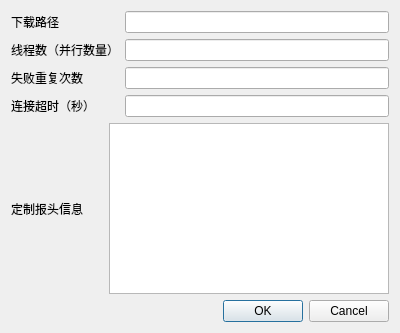
<?xml version="1.0" encoding="UTF-8"?>
<ui version="4.0">
 <class>SystemSetting</class>
 <widget class="QWidget" name="SystemSetting">
  <property name="geometry">
   <rect>
    <x>0</x>
    <y>0</y>
    <width>400</width>
    <height>333</height>
   </rect>
  </property>
  <property name="windowTitle">
   <string>系统设置</string>
  </property>
  <layout class="QVBoxLayout" name="verticalLayout_2">
   <item>
    <layout class="QVBoxLayout" name="verticalLayout">
     <item>
      <layout class="QHBoxLayout" name="horizontalLayout">
       <item>
        <layout class="QFormLayout" name="formLayout">
         <item row="0" column="0">
          <widget class="QLabel" name="downloadpath_label">
           <property name="text">
            <string>下载路径</string>
           </property>
          </widget>
         </item>
         <item row="0" column="1">
          <widget class="QLineEdit" name="downloadpath_lineedit"/>
         </item>
         <item row="1" column="0">
          <widget class="QLabel" name="threads_label">
           <property name="text">
            <string>线程数（并行数量）</string>
           </property>
          </widget>
         </item>
         <item row="1" column="1">
          <widget class="QLineEdit" name="threads_lineedit"/>
         </item>
         <item row="2" column="0">
          <widget class="QLabel" name="failedretrytimes_label">
           <property name="text">
            <string>失败重复次数</string>
           </property>
          </widget>
         </item>
         <item row="2" column="1">
          <widget class="QLineEdit" name="failedretrytimes_lineedit"/>
         </item>
         <item row="3" column="0">
          <widget class="QLabel" name="connecttimeout_label">
           <property name="text">
            <string>连接超时（秒）</string>
           </property>
          </widget>
         </item>
         <item row="3" column="1">
          <widget class="QLineEdit" name="connecttimeout_lineedit"/>
         </item>
        </layout>
       </item>
      </layout>
     </item>
     <item>
      <layout class="QHBoxLayout" name="horizontalLayout_2">
       <item>
        <layout class="QGridLayout" name="gridLayout">
         <item row="0" column="0">
          <widget class="QLabel" name="header_label">
           <property name="text">
            <string>定制报头信息      </string>
           </property>
          </widget>
         </item>
         <item row="0" column="1">
          <widget class="QTextEdit" name="header_textedit"/>
         </item>
        </layout>
       </item>
      </layout>
     </item>
    </layout>
   </item>
   <item>
    <widget class="QDialogButtonBox" name="buttonBox">
     <property name="standardButtons">
      <set>QDialogButtonBox::Cancel|QDialogButtonBox::Ok</set>
     </property>
    </widget>
   </item>
  </layout>
 </widget>
 <resources/>
 <connections/>
</ui>
